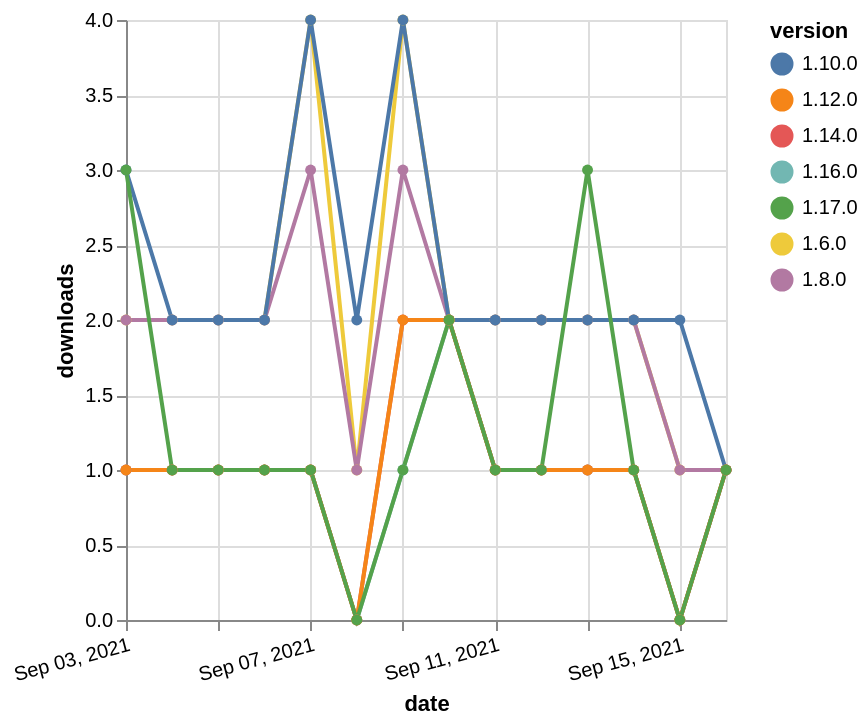

Write the Vega-Lite specification saved for this chart.
### Vega-Lite specification from a JSON file in a GitHub repository (floating-point values rounded to 4 significant figures)
{"$schema": "https://vega.github.io/schema/vega-lite/v5.json", "description": "A simple bar chart with embedded data.", "data": {"values": [{"date": "2021-09-03", "total": 3088, "delta": 2, "version": "1.6.0"}, {"date": "2021-09-04", "total": 3090, "delta": 2, "version": "1.6.0"}, {"date": "2021-09-05", "total": 3092, "delta": 2, "version": "1.6.0"}, {"date": "2021-09-06", "total": 3094, "delta": 2, "version": "1.6.0"}, {"date": "2021-09-07", "total": 3098, "delta": 4, "version": "1.6.0"}, {"date": "2021-09-08", "total": 3099, "delta": 1, "version": "1.6.0"}, {"date": "2021-09-09", "total": 3103, "delta": 4, "version": "1.6.0"}, {"date": "2021-09-10", "total": 3105, "delta": 2, "version": "1.6.0"}, {"date": "2021-09-11", "total": 3107, "delta": 2, "version": "1.6.0"}, {"date": "2021-09-12", "total": 3109, "delta": 2, "version": "1.6.0"}, {"date": "2021-09-13", "total": 3111, "delta": 2, "version": "1.6.0"}, {"date": "2021-09-14", "total": 3113, "delta": 2, "version": "1.6.0"}, {"date": "2021-09-15", "total": 3114, "delta": 1, "version": "1.6.0"}, {"date": "2021-09-16", "total": 3115, "delta": 1, "version": "1.6.0"}, {"date": "2021-09-03", "total": 2591, "delta": 2, "version": "1.8.0"}, {"date": "2021-09-04", "total": 2593, "delta": 2, "version": "1.8.0"}, {"date": "2021-09-05", "total": 2595, "delta": 2, "version": "1.8.0"}, {"date": "2021-09-06", "total": 2597, "delta": 2, "version": "1.8.0"}, {"date": "2021-09-07", "total": 2600, "delta": 3, "version": "1.8.0"}, {"date": "2021-09-08", "total": 2601, "delta": 1, "version": "1.8.0"}, {"date": "2021-09-09", "total": 2604, "delta": 3, "version": "1.8.0"}, {"date": "2021-09-10", "total": 2606, "delta": 2, "version": "1.8.0"}, {"date": "2021-09-11", "total": 2608, "delta": 2, "version": "1.8.0"}, {"date": "2021-09-12", "total": 2610, "delta": 2, "version": "1.8.0"}, {"date": "2021-09-13", "total": 2612, "delta": 2, "version": "1.8.0"}, {"date": "2021-09-14", "total": 2614, "delta": 2, "version": "1.8.0"}, {"date": "2021-09-15", "total": 2615, "delta": 1, "version": "1.8.0"}, {"date": "2021-09-16", "total": 2616, "delta": 1, "version": "1.8.0"}, {"date": "2021-09-03", "total": 2512, "delta": 3, "version": "1.10.0"}, {"date": "2021-09-04", "total": 2514, "delta": 2, "version": "1.10.0"}, {"date": "2021-09-05", "total": 2516, "delta": 2, "version": "1.10.0"}, {"date": "2021-09-06", "total": 2518, "delta": 2, "version": "1.10.0"}, {"date": "2021-09-07", "total": 2522, "delta": 4, "version": "1.10.0"}, {"date": "2021-09-08", "total": 2524, "delta": 2, "version": "1.10.0"}, {"date": "2021-09-09", "total": 2528, "delta": 4, "version": "1.10.0"}, {"date": "2021-09-10", "total": 2530, "delta": 2, "version": "1.10.0"}, {"date": "2021-09-11", "total": 2532, "delta": 2, "version": "1.10.0"}, {"date": "2021-09-12", "total": 2534, "delta": 2, "version": "1.10.0"}, {"date": "2021-09-13", "total": 2536, "delta": 2, "version": "1.10.0"}, {"date": "2021-09-14", "total": 2538, "delta": 2, "version": "1.10.0"}, {"date": "2021-09-15", "total": 2540, "delta": 2, "version": "1.10.0"}, {"date": "2021-09-16", "total": 2541, "delta": 1, "version": "1.10.0"}, {"date": "2021-09-03", "total": 199, "delta": 1, "version": "1.16.0"}, {"date": "2021-09-04", "total": 200, "delta": 1, "version": "1.16.0"}, {"date": "2021-09-05", "total": 201, "delta": 1, "version": "1.16.0"}, {"date": "2021-09-06", "total": 202, "delta": 1, "version": "1.16.0"}, {"date": "2021-09-07", "total": 203, "delta": 1, "version": "1.16.0"}, {"date": "2021-09-08", "total": 203, "delta": 0, "version": "1.16.0"}, {"date": "2021-09-09", "total": 204, "delta": 1, "version": "1.16.0"}, {"date": "2021-09-10", "total": 206, "delta": 2, "version": "1.16.0"}, {"date": "2021-09-11", "total": 207, "delta": 1, "version": "1.16.0"}, {"date": "2021-09-12", "total": 208, "delta": 1, "version": "1.16.0"}, {"date": "2021-09-13", "total": 209, "delta": 1, "version": "1.16.0"}, {"date": "2021-09-14", "total": 210, "delta": 1, "version": "1.16.0"}, {"date": "2021-09-15", "total": 210, "delta": 0, "version": "1.16.0"}, {"date": "2021-09-16", "total": 211, "delta": 1, "version": "1.16.0"}, {"date": "2021-09-03", "total": 206, "delta": 1, "version": "1.14.0"}, {"date": "2021-09-04", "total": 207, "delta": 1, "version": "1.14.0"}, {"date": "2021-09-05", "total": 208, "delta": 1, "version": "1.14.0"}, {"date": "2021-09-06", "total": 209, "delta": 1, "version": "1.14.0"}, {"date": "2021-09-07", "total": 210, "delta": 1, "version": "1.14.0"}, {"date": "2021-09-08", "total": 210, "delta": 0, "version": "1.14.0"}, {"date": "2021-09-09", "total": 212, "delta": 2, "version": "1.14.0"}, {"date": "2021-09-10", "total": 214, "delta": 2, "version": "1.14.0"}, {"date": "2021-09-11", "total": 215, "delta": 1, "version": "1.14.0"}, {"date": "2021-09-12", "total": 216, "delta": 1, "version": "1.14.0"}, {"date": "2021-09-13", "total": 217, "delta": 1, "version": "1.14.0"}, {"date": "2021-09-14", "total": 218, "delta": 1, "version": "1.14.0"}, {"date": "2021-09-15", "total": 218, "delta": 0, "version": "1.14.0"}, {"date": "2021-09-16", "total": 219, "delta": 1, "version": "1.14.0"}, {"date": "2021-09-03", "total": 256, "delta": 1, "version": "1.12.0"}, {"date": "2021-09-04", "total": 257, "delta": 1, "version": "1.12.0"}, {"date": "2021-09-05", "total": 258, "delta": 1, "version": "1.12.0"}, {"date": "2021-09-06", "total": 259, "delta": 1, "version": "1.12.0"}, {"date": "2021-09-07", "total": 260, "delta": 1, "version": "1.12.0"}, {"date": "2021-09-08", "total": 260, "delta": 0, "version": "1.12.0"}, {"date": "2021-09-09", "total": 262, "delta": 2, "version": "1.12.0"}, {"date": "2021-09-10", "total": 264, "delta": 2, "version": "1.12.0"}, {"date": "2021-09-11", "total": 265, "delta": 1, "version": "1.12.0"}, {"date": "2021-09-12", "total": 266, "delta": 1, "version": "1.12.0"}, {"date": "2021-09-13", "total": 267, "delta": 1, "version": "1.12.0"}, {"date": "2021-09-14", "total": 268, "delta": 1, "version": "1.12.0"}, {"date": "2021-09-15", "total": 268, "delta": 0, "version": "1.12.0"}, {"date": "2021-09-16", "total": 269, "delta": 1, "version": "1.12.0"}, {"date": "2021-09-03", "total": 174, "delta": 3, "version": "1.17.0"}, {"date": "2021-09-04", "total": 175, "delta": 1, "version": "1.17.0"}, {"date": "2021-09-05", "total": 176, "delta": 1, "version": "1.17.0"}, {"date": "2021-09-06", "total": 177, "delta": 1, "version": "1.17.0"}, {"date": "2021-09-07", "total": 178, "delta": 1, "version": "1.17.0"}, {"date": "2021-09-08", "total": 178, "delta": 0, "version": "1.17.0"}, {"date": "2021-09-09", "total": 179, "delta": 1, "version": "1.17.0"}, {"date": "2021-09-10", "total": 181, "delta": 2, "version": "1.17.0"}, {"date": "2021-09-11", "total": 182, "delta": 1, "version": "1.17.0"}, {"date": "2021-09-12", "total": 183, "delta": 1, "version": "1.17.0"}, {"date": "2021-09-13", "total": 186, "delta": 3, "version": "1.17.0"}, {"date": "2021-09-14", "total": 187, "delta": 1, "version": "1.17.0"}, {"date": "2021-09-15", "total": 187, "delta": 0, "version": "1.17.0"}, {"date": "2021-09-16", "total": 188, "delta": 1, "version": "1.17.0"}]}, "width": "container", "mark": {"type": "line", "point": {"filled": true}}, "encoding": {"x": {"field": "date", "type": "temporal", "timeUnit": "yearmonthdate", "title": "date", "axis": {"labelAngle": -15}}, "y": {"field": "delta", "type": "quantitative", "title": "downloads"}, "color": {"field": "version", "type": "nominal"}, "tooltip": {"field": "delta"}}}
